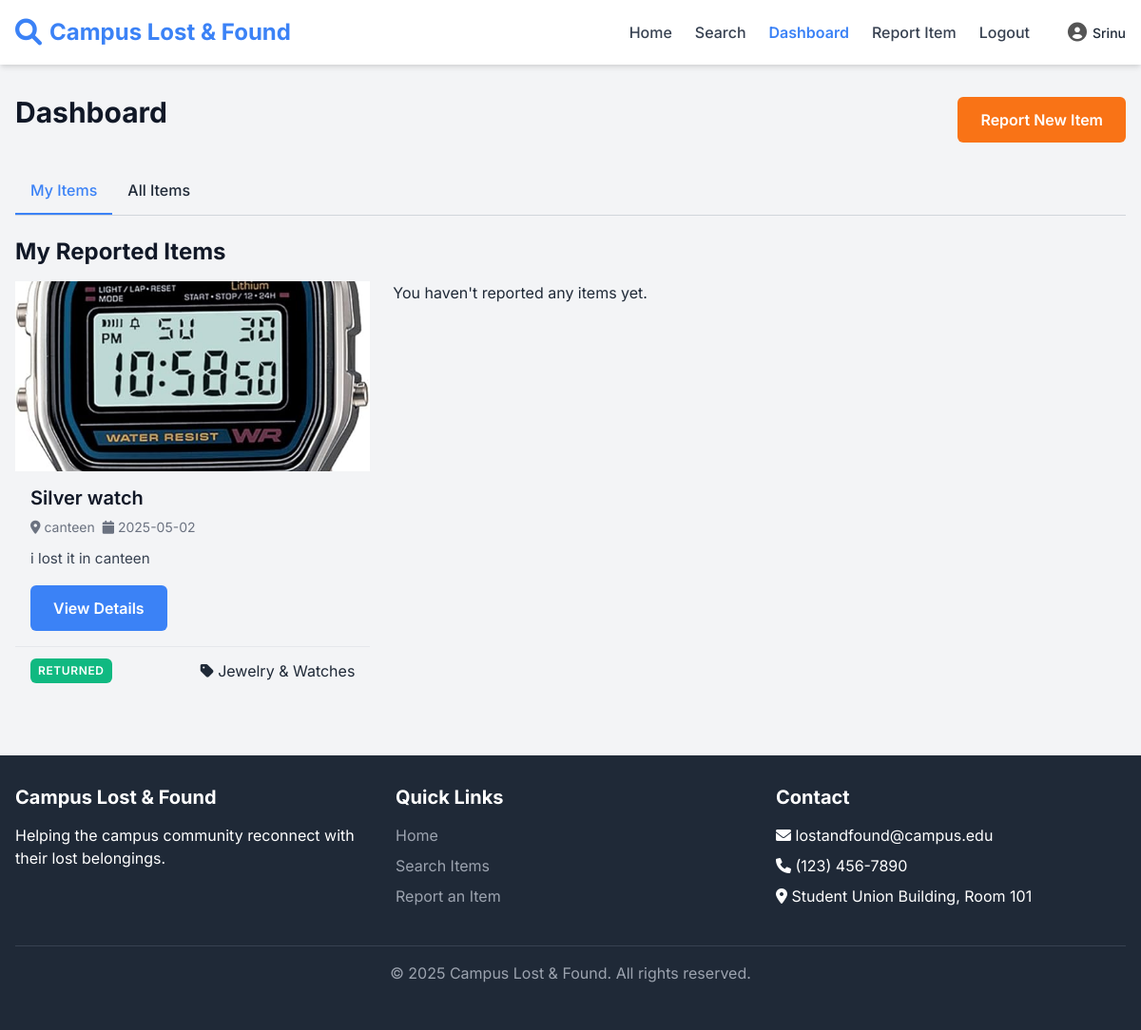
/dashboard (signed in), run on the app's committed database.
### tables this page shows
CREATE TABLE users (
    id INTEGER PRIMARY KEY AUTOINCREMENT,
    username TEXT NOT NULL,
    email TEXT UNIQUE NOT NULL,
    password TEXT NOT NULL,
    is_admin INTEGER NOT NULL DEFAULT 0,
    created_at TIMESTAMP NOT NULL DEFAULT CURRENT_TIMESTAMP
);

CREATE TABLE items (
    id INTEGER PRIMARY KEY AUTOINCREMENT,
    name TEXT NOT NULL,
    description TEXT,
    category_id INTEGER NOT NULL,
    location TEXT NOT NULL,
    status TEXT NOT NULL, -- 'lost', 'found', 'claimed', 'returned'
    image_path TEXT,
    date_found TEXT NOT NULL,
    user_id INTEGER NOT NULL,
    approved INTEGER NOT NULL DEFAULT 0,
    created_at TIMESTAMP NOT NULL DEFAULT CURRENT_TIMESTAMP,
    FOREIGN KEY (category_id) REFERENCES categories (id),
    FOREIGN KEY (user_id) REFERENCES users (id)
);

CREATE TABLE categories (
    id INTEGER PRIMARY KEY AUTOINCREMENT,
    name TEXT NOT NULL UNIQUE
);

### app.py (the view)
@app.route('/dashboard')
def dashboard():
    if 'user_id' not in session:
        flash('Please login to access the dashboard', 'error')
        return redirect(url_for('login'))
    conn = get_db_connection()
    if session.get('is_admin'):
        items = conn.execute(
            '''SELECT items.*, categories.name as category_name, users.username
               FROM items
               JOIN categories ON items.category_id = categories.id
               JOIN users ON items.user_id = users.id
               ORDER BY items.created_at DESC'''
        ).fetchall()
    else:
        items = conn.execute(
            '''SELECT items.*, categories.name as category_name, users.username
               FROM items
               JOIN categories ON items.category_id = categories.id
               JOIN users ON items.user_id = users.id
               WHERE items.approved = 1 OR items.user_id = ?
               ORDER BY items.created_at DESC''',
            (session['user_id'],)
        ).fetchall()
    categories = conn.execute('SELECT * FROM categories').fetchall()
    conn.close()
    return render_template('dashboard.html', items=items, categories=categories)

### app.py (called while the page is built)
def get_db_connection():
    conn = sqlite3.connect('D:\Python\proj2\instance\database.db')
    conn.row_factory = sqlite3.Row
    return conn

### templates/dashboard.html (shortened to what this page needs)
{% extends 'base.html' %}
{% block content %}
    <div class="container mt-8 mb-8">
        <div class="dashboard-header">
            <h2>Dashboard</h2>
            <a href="{{ url_for('report_item') }}" class="btn btn-accent">Report New Item</a>
        </div>
        <div class="dashboard-tabs">
            <div class="dashboard-tab active" data-target="my-items">My Items</div>
            <div class="dashboard-tab" data-target="all-items">All Items</div>
        </div>
        <div id="my-items" class="dashboard-section">
            <h3>My Reported Items</h3>
            <div class="item-grid mt-4">
                {% set my_items_found = false %}
                {% for item in items %}
                    {% if item.user_id == session.get('user_id') %}
                        {% set my_items_found = true %}
                        <div class="card" data-id="{{ item.id }}">
                            <div class="card-image">
                                {% if item.image_path %}
                                    <img src="{{ url_for('static', filename=item.image_path) }}" alt="{{ item.name }}">
                                {% else %}
                                    <div class="placeholder-image">
                                        <i class="fas fa-image"></i>
                                    </div>
                                {% endif %}
                            </div>
                            <div class="card-content">
                                <h3 class="card-title">{{ item.name }}</h3>
                                <div class="card-meta">
                                    <span><i class="fas fa-map-marker-alt"></i> {{ item.location }}</span>
                                    <span><i class="fas fa-calendar"></i> {{ item.date_found }}</span>
                                </div>
                                <p class="card-description">{{ item.description|truncate(100) }}</p>
                                <a href="{{ url_for('view_item', item_id=item.id) }}" class="btn btn-primary">View Details</a>
                            </div>
                            <div class="card-footer">
                                <span class="badge badge-{{ item.status }} item-status" data-id="{{ item.id }}">{{ item.status|upper }}</span>
                                <span><i class="fas fa-tag"></i> {{ item.category_name }}</span>
                            </div>
                        </div>
                    {% endif %}
                {% endfor %}
                {% if not my_items_found %}
                    <p>You haven't reported any items yet.</p>
                {% endif %}
            </div>
        </div>
    </div>
{% endblock %}

### templates/base.html (shortened to what this page needs)
<!DOCTYPE html>
<html lang="en">
<head>
    <link rel="stylesheet" href="https://cdnjs.cloudflare.com/ajax/libs/font-awesome/6.4.0/css/all.min.css">
    <link rel="stylesheet" href="https://cdnjs.cloudflare.com/ajax/libs/font-awesome/6.0.0-beta3/css/all.min.css">
    <link rel="stylesheet" href="{{ url_for('static', filename='css/styles.css') }}">
</head>
<body>
    <header class="header">
        <div class="container header-container">
            <a href="{{ url_for('index') }}" class="logo">
                <i class="fas fa-search"></i>
                <span>Campus Lost & Found</span>
            </a>
            <ul class="nav-links">
                <li><a href="{{ url_for('index') }}"
                        class="{{ 'active' if request.path == url_for('index') else '' }}">Home</a></li>
                <li><a href="{{ url_for('search') }}"
                        class="{{ 'active' if request.path == url_for('search') else '' }}">Search</a></li>
                {% if session.get('user_id') %}
                <li><a href="{{ url_for('dashboard') }}"
                        class="{{ 'active' if request.path == url_for('dashboard') else '' }}">Dashboard</a></li>
                <li><a href="{{ url_for('report_item') }}"
                        class="{{ 'active' if request.path == url_for('report_item') else '' }}">Report Item</a></li>
                <li><a href="{{ url_for('logout') }}">Logout</a></li>
                {% else %}
                <li><a href="{{ url_for('login') }}"
                        class="{{ 'active' if request.path == url_for('login') else '' }}">Login</a></li>
                <li><a href="{{ url_for('register') }}"
                        class="{{ 'active' if request.path == url_for('register') else '' }}">Register</a></li>
                {% endif %}
                {% if session.get('user_id') %}
    <li class="nav-profile">
        <a href="{{ url_for('profile') }}">
    <i class="fas fa-user-circle profile-icon"></i>
    <span class="username">{{ session.get('username', 'User') }}</span>
</a>
    </li>
{% endif %}
            </ul>
        </div>
    </header>
    <main>
        {% block content %}{% endblock %}
    </main>
    <footer class="footer">
        <div class="container">
            <div class="footer-container">
                <div class="footer-section">
                    <h3>Campus Lost & Found</h3>
                    <p>Helping the campus community reconnect with their lost belongings.</p>
                </div>
                <div class="footer-section">
                    <h3>Quick Links</h3>
                    <ul class="footer-links">
                        <li><a href="{{ url_for('index') }}">Home</a></li>
                        <li><a href="{{ url_for('search') }}">Search Items</a></li>
                        <li><a href="{{ url_for('report_item') }}">Report an Item</a></li>
                    </ul>
                </div>
                <div class="footer-section">
                    <h3>Contact</h3>
                    <ul class="footer-links">
                        <li><i class="fas fa-envelope"></i> lostandfound@campus.edu</li>
                        <li><i class="fas fa-phone"></i> (123) 456-7890</li>
                        <li><i class="fas fa-map-marker-alt"></i> Student Union Building, Room 101</li>
                    </ul>
                </div>
            </div>
            <div class="footer-bottom">
                <p>&copy; 2025 Campus Lost & Found. All rights reserved.</p>
            </div>
        </div>
    </footer>
</body>
</html>

### data on the page
users: get "Srinu"
items: image_path (picture), name "Silver watch", location "canteen", date_found "2025-05-02", description "i lost it in canteen", status "RETURNED", category_name "Jewelry & Watches"
